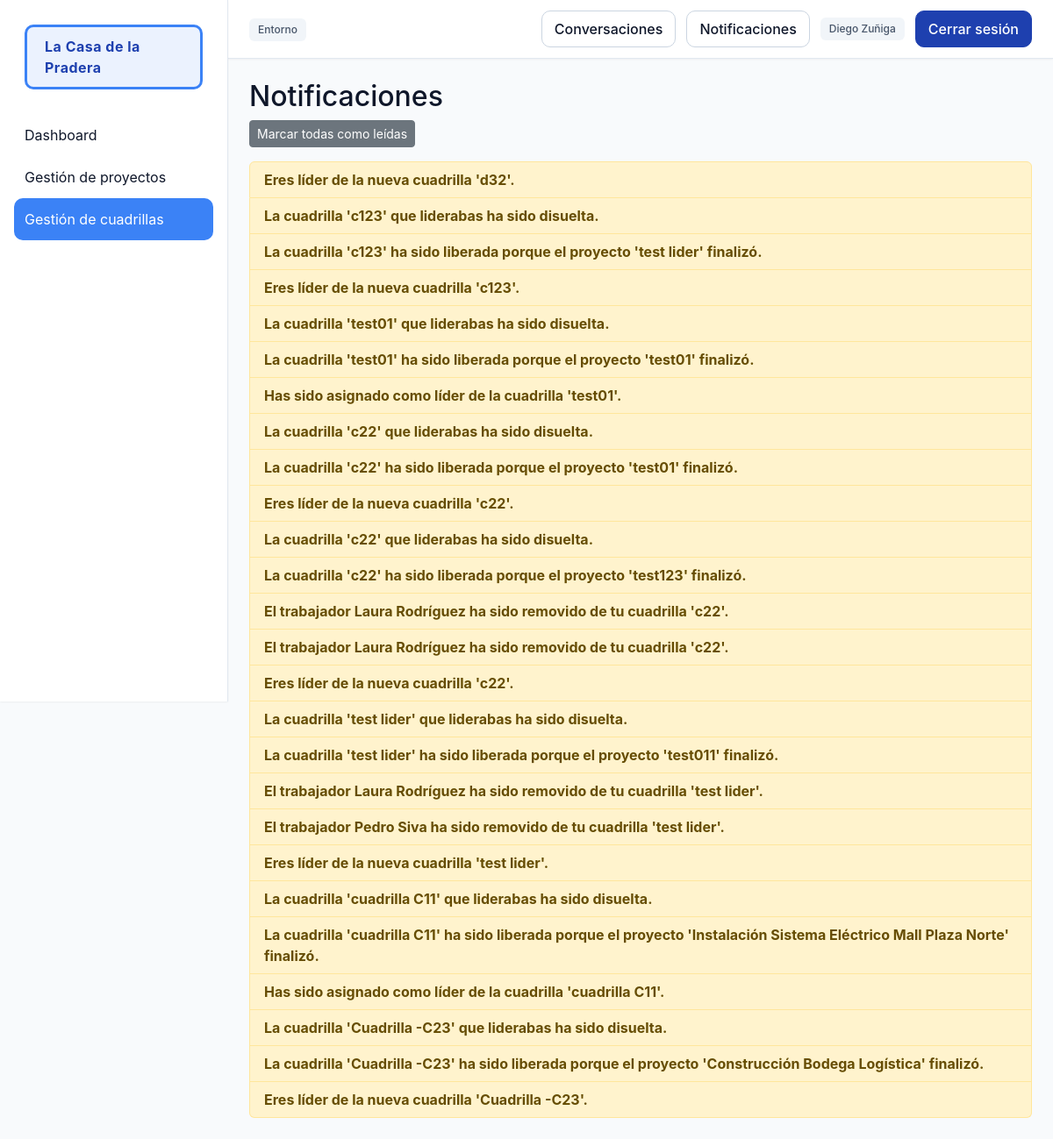
The page /personal/notificaciones/ (signed in) on the database as committed earlier.
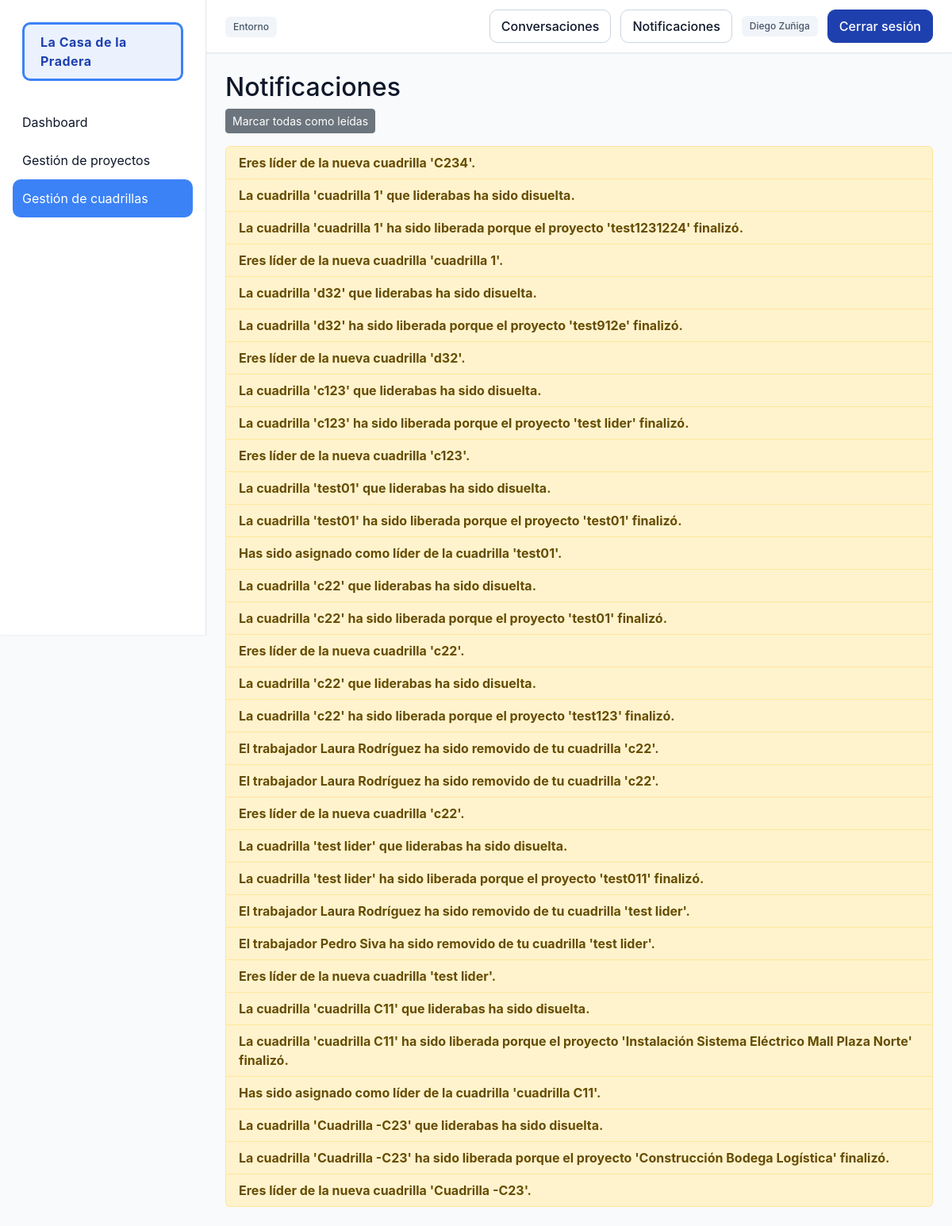
The same page on the database as committed later.
### personal/models.py (models this page shows, shortened)
class Notificacion(models.Model):
    user = models.ForeignKey(
        User,
        on_delete=models.CASCADE,
        related_name="notificaciones"
    )
    mensaje = models.TextField()
    fecha = models.DateTimeField(auto_now_add=True)
    leida = models.BooleanField(default=False)
    class Meta:
        ordering = ["-fecha"]

### personal/views.py (the view)
@login_required
def mis_notificaciones(request):
    notifs = request.user.notificaciones.all()
    return render(request, "mis_notificaciones.html", {
        "notifs": notifs,
    })

### core/context_processors.py (called while the page is built)
def notificaciones_no_leidas(request):
    if request.user.is_authenticated:
        return {
            "notifs_no_leidas": request.user.notificaciones.filter(leida=False).count()
        }
    return {"notifs_no_leidas": 0}

### personal/templatetags/custom_tags.py (called while the page is built)
@register.filter
def has_group(user, group_name):
    return user.groups.filter(name=group_name).exists()

### personal/templates/mis_notificaciones.html (shortened to what this page needs)
{% extends 'base.html' %}
{% block content %}
<h2>Notificaciones</h2>
{% if notifs %}
    <div class="mb-3">
        <a href="{% url 'personal:notifs_leidas' %}" class="btn btn-sm btn-secondary">
            Marcar todas como leídas
        </a>
    </div>
    <ul class="list-group">
        {% for n in notifs %}
            <li class="list-group-item {% if not n.leida %}fw-bold list-group-item-warning{% endif %}">
                {{ n.mensaje }}<br>
            </li>
        {% endfor %}
    </ul>
{% else %}
    <p>No tienes notificaciones.</p>
{% endif %}
{% endblock %}

Rows that differ between the two databases and show on the page:
added Notificacion: mensaje "Eres líder de la nueva cuadrilla 'C234'."
added Notificacion: mensaje "La cuadrilla 'cuadrilla 1' que liderabas ha sido disuelta."
added Notificacion: mensaje "La cuadrilla 'cuadrilla 1' ha sido liberada porque el proyecto 'test1231224' finalizó."
added Notificacion: mensaje "Eres líder de la nueva cuadrilla 'cuadrilla 1'."
added Notificacion: mensaje "La cuadrilla 'd32' que liderabas ha sido disuelta."
added Notificacion: mensaje "La cuadrilla 'd32' ha sido liberada porque el proyecto 'test912e' finalizó."
